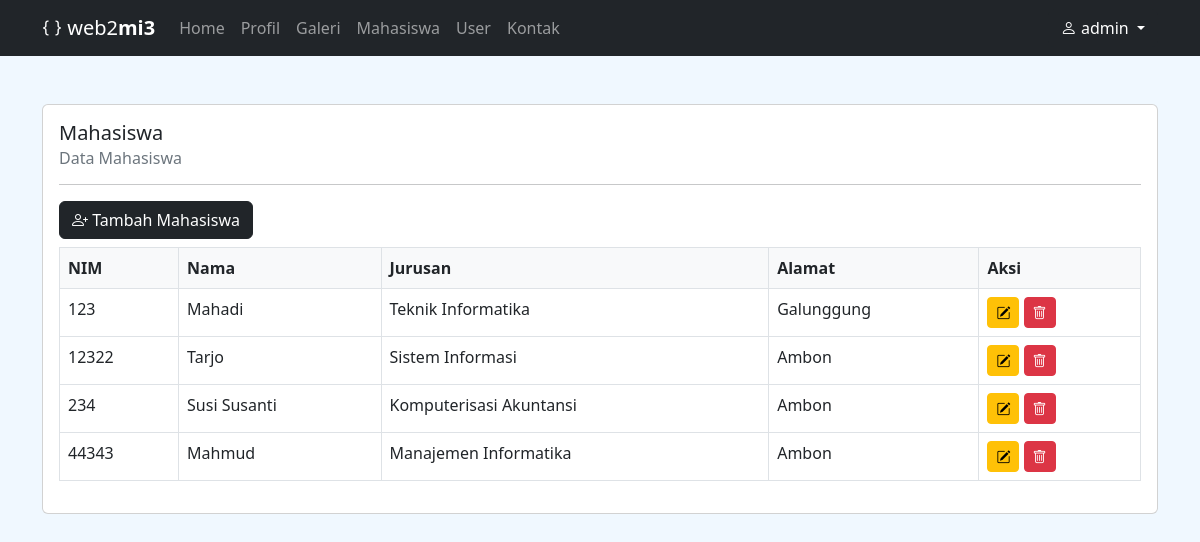
The page /index.php?page=mahasiswa (signed in) on the database its author committed.
### tables this page shows
CREATE TABLE `mahasiswa` (
  `nim` varchar(100) NOT NULL,
  `nama` varchar(200) NOT NULL,
  `jurusan` varchar(200) NOT NULL,
  `alamat` varchar(200) NOT NULL
);

### content/mahasiswa.php (the view, shortened to what this page needs)
<div class="row">
    <div class="col-12">
        <div class="card">
            <div class="card-body">
                <h5 class="card-title">Mahasiswa</h5>
                <h6 class="card-subtitle mb-2 text-muted">Data Mahasiswa</h6>
                <hr>
                <button type="button" class="btn btn-dark mb-2" data-bs-toggle="modal" data-bs-target="#form-mahasiswa">
                    <i class="bi-person-plus"></i> Tambah Mahasiswa
                </button>
                <table class="table table-bordered">
                    <thead class="bg-light">
                        <tr>
                            <th>NIM</th>
                            <th>Nama</th>
                            <th>Jurusan</th>
                            <th>Alamat</th>
                            <th>Aksi</th>
                        </tr>
                    </thead>
                    <tbody>
                        <?php
                        $sql = $con->query("SELECT * FROM mahasiswa");
                        while ($row = $sql->fetch()) {
                            echo "<tr>
                                    <td>$row[nim]</td>
                                    <td>$row[nama]</td>
                                    <td>$row[jurusan]</td>
                                    <td>$row[alamat]</td>
                                    <td>
                                        <a href='index.php?page=mahasiswa_edit&nim=$row[nim]' class='btn btn-sm btn-warning'><i class='bi-pencil-square'></i></a>
                                        <a href='index.php?page=mahasiswa_delete&nim=$row[nim]' class='btn btn-sm btn-danger' onclick=\"return confirm('Hapus Data?')\"><i class='bi-trash'></i></a>
                                    </td>
                                </tr>";
                        }
                        ?>
                    </tbody>
                </table>
            </div>
        </div>
    </div>
</div>

### index.php (shortened to what this page needs)
<?php
if (empty($_SESSION['mi3_username'])) {
    echo "<script>
            window.location.href = 'login.php';
        </script>";
} else {
    $user = $_SESSION['mi3_username'];
    $level = $_SESSION['mi3_level'];
?>
    <!DOCTYPE html>
    <html lang="en">
    <head>
        <link rel="stylesheet" href="bootstrap/css/bootstrap.min.css">
        <link rel="stylesheet" href="https://cdn.jsdelivr.net/npm/bootstrap-icons@1.10.3/font/bootstrap-icons.css">
    </head>
    <body>
        <div class="container-fluid">
            <div class="row">
                <div class="col-12 p-0">
                    <nav class="navbar navbar-expand-lg navbar-dark bg-dark">
                        <div class="container">
                            <a class="navbar-brand" href="index.php"><i class="bi-braces"></i> web2<strong>mi3</strong></a>
                            <div class="collapse navbar-collapse" id="navbarNavAltMarkup">
                                <div class="navbar-nav">
                                    <?php if ($level == "Admin") : ?>
                                        <a class="nav-link" href="index.php">Home</a>
                                        <a class="nav-link" href="index.php?page=profil">Profil</a>
                                        <a class="nav-link" href="index.php?page=galeri">Galeri</a>
                                        <a class="nav-link" href="index.php?page=mahasiswa">Mahasiswa</a>
                                        <a class="nav-link" href="index.php?page=user">User</a>
                                        <a class="nav-link" href="index.php?page=kontak">Kontak</a>
                                    <?php endif;  ?>
                                </div>
                            </div>
                            <div class="d-flex" role="search">
                                <div class="dropdown">
                                    <button class="btn btn-dark dropdown-toggle" type="button" data-bs-toggle="dropdown" aria-expanded="false">
                                        <i class="bi-person"></i> <?= $user ?>
                                    </button>
                                </div>
                            </div>
                        </div>
                    </nav>
                </div>
            </div>
        </div>
        <div class="container mt-5">
            <?php
            $page = @$_GET['page'];
            if (empty($page)) {
                include 'content/home.php';
            } else {
                include "content/$page.php";
            }
            ?>
        </div>
    </body>
    </html>
<?php } ?>

### index.php (style rules this page uses)
body { background-color: aliceblue; }

### rows shown on the page
mahasiswa: nim "123", nama "Mahadi", jurusan "Teknik Informatika", alamat "Galunggung"
mahasiswa: nim "12322", nama "Tarjo", jurusan "Sistem Informasi", alamat "Ambon"
mahasiswa: nim "234", nama "Susi Susanti", jurusan "Komputerisasi Akuntansi", alamat "Ambon"
mahasiswa: nim "44343", nama "Mahmud", jurusan "Manajemen Informatika", alamat "Ambon"

### other values the page prints
$user "admin"
